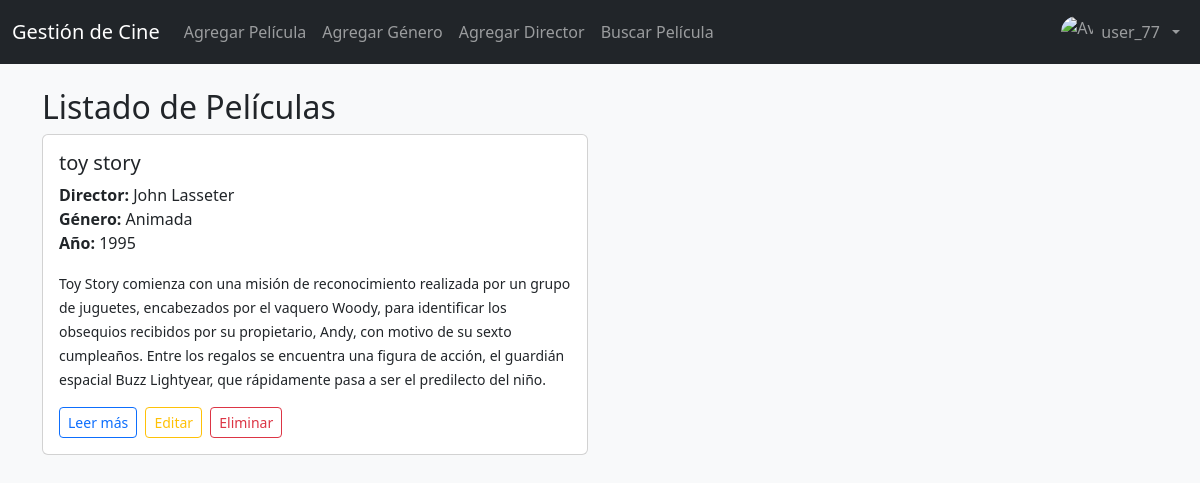
Page /pages/ (signed in) on the committed database.
### Core/models.py (models this page shows, shortened)
class Pelicula(models.Model):
    titulo = models.CharField(max_length=200)
    descripcion = models.TextField()
    anio = models.PositiveIntegerField()
    genero = models.ForeignKey(Genero, on_delete=models.CASCADE)
    director = models.ForeignKey(Director, on_delete=models.CASCADE)
    imagen = models.ImageField(upload_to='peliculas/', blank=True, null=True)

class Director(models.Model):
    nombre_completo = models.CharField(max_length=150)
    nacionalidad = models.CharField(max_length=100)
    def __str__(self):
        return self.nombre_completo

class Genero(models.Model):
    nombre = models.CharField(max_length=100, unique=True)
    def __str__(self):
        return self.nombre

### Core/views.py (the view)
# urls.py: path('pages/', views.index, name='index'),
def index(request):
    peliculas = Pelicula.objects.all()
    return render(request, "Core/inicio.html", {"peliculas": peliculas})

### Core/templates/Core/inicio.html (shortened to what this page needs)
{% extends 'Core/base.html' %}
{% block content %}
  <h2>Listado de Películas</h2>
  {% if peliculas %}
    <div class="row row-cols-1 row-cols-md-2 g-4">
      {% for peli in peliculas %}
        <div class="col">
          <div class="card h-100">
            <div class="card-body">
              <h5 class="card-title">{{ peli.titulo }}</h5>
              <p class="card-text">
                <strong>Director:</strong> {{ peli.director }}<br>
                <strong>Género:</strong>  {{ peli.genero }}<br>
                <strong>Año:</strong>     {{ peli.anio }}
              </p>
              {% if peli.descripcion %}
                <p class="card-text"><small>{{ peli.descripcion }}</small></p>
              {% endif %}
              <a href="{% url 'detalle_pelicula' peli.pk %}"
                 class="btn btn-sm btn-outline-primary">Leer más</a>
              {% if user.is_authenticated %}
                <a href="{% url 'editar_pelicula' peli.pk %}"
                   class="btn btn-sm btn-outline-warning ms-1">Editar</a>
                <a href="{% url 'eliminar_pelicula' peli.pk %}"
                   class="btn btn-sm btn-outline-danger ms-1">Eliminar</a>
              {% endif %}
            </div>
          </div>
        </div>
      {% endfor %}
    </div>
  {% else %}
    <p>No hay películas cargadas aún.</p>
  {% endif %}
{% endblock %}

### Core/templates/Core/base.html (shortened to what this page needs)
{% load static %}
<!DOCTYPE html>
<html lang="es">
<head>
  <link href="https://cdn.jsdelivr.net/npm/bootstrap@5.3.0/dist/css/bootstrap.min.css"
        rel="stylesheet">
</head>
<body class="bg-light">
<nav class="navbar navbar-expand-lg navbar-dark bg-dark">
  <div class="container-fluid">
    <a class="navbar-brand" href="{% url 'index' %}">Gestión de Cine</a>
    <div class="collapse navbar-collapse" id="mainNav">
      <ul class="navbar-nav me-auto mb-2 mb-lg-0">
        <li class="nav-item"><a class="nav-link" href="{% url 'agregar_pelicula' %}">Agregar Película</a></li>
        <li class="nav-item"><a class="nav-link" href="{% url 'agregar_genero' %}">Agregar Género</a></li>
        <li class="nav-item"><a class="nav-link" href="{% url 'agregar_director' %}">Agregar Director</a></li>
        <li class="nav-item"><a class="nav-link" href="{% url 'buscar_pelicula' %}">Buscar Película</a></li>
      </ul>
      <ul class="navbar-nav ms-auto mb-2 mb-lg-0">
        {% if user.is_authenticated %}
          <li class="nav-item dropdown">
            <a class="nav-link dropdown-toggle d-flex align-items-center gap-2"
               href="#" id="userMenu" role="button" data-bs-toggle="dropdown"
               aria-expanded="false">
               {% if usuario.perfil.avatar %}
              <img src="{{ usuario.perfil.avatar.url }}" class="rounded-circle" alt="Avatar">
            {% else %}
              <img src="{% static 'img/default-avatar.png' %}" class="rounded-circle"  style="width:32px; height:32px; object-fit:cover;" alt="Avatar">
            {% endif %}
              {{ user.username }}
            </a>
          </li>
        {% else %}
          <li class="nav-item"><a class="nav-link" href="{% url 'login' %}">Login</a></li>
          <li class="nav-item"><a class="nav-link" href="{% url 'signup' %}">Signup</a></li>
        {% endif %}
      </ul>
    </div>
  </div>
</nav>
<div class="container mt-4">
  {% block content %}{% endblock %}
</div>
</body>
</html>

### rows in the picture
Pelicula: titulo "toy story", director "John Lasseter", genero "Animada", anio "1995", descripcion "Toy Story comienza con una misión de reconocimiento realizada por un grupo de juguetes, encabezados por el vaquero Woody, para identificar los obsequios recibidos por su propietario, Andy, con motivo de su sexto cumpleaños. Entre los regalos se encuentra una figura de acción, el guardián espacial Buzz Lightyear, que rápidamente pasa a ser el predilecto del niño."

### other values in the picture
{{ user.username }} "user_77"
